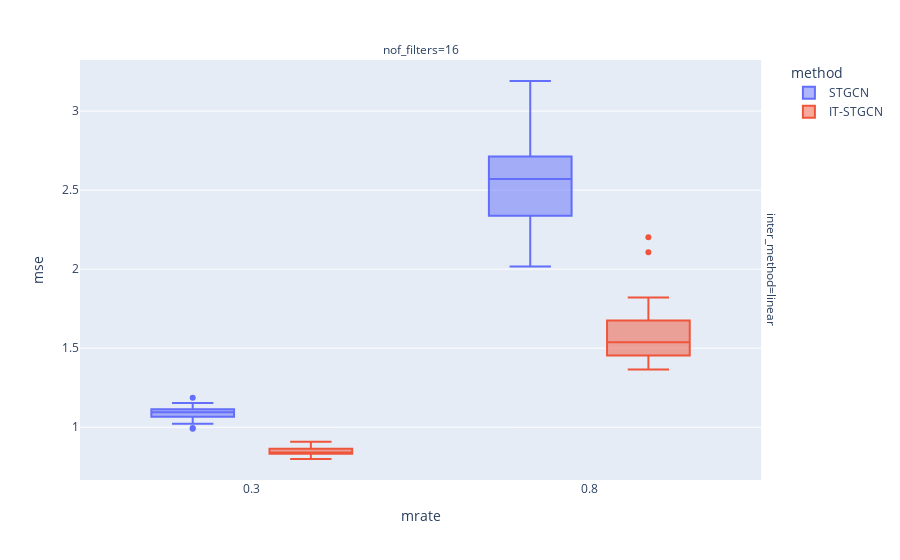

Notebook code cell kept with this figure:
### Markdown cell above
## Random

### Code cell
data.query("method!='GNAR' and mtype =='rand'").plot.box(backend='plotly',x='mrate',color='method',y='mse',facet_col='nof_filters',facet_row='inter_method',height=800)

### Figure 1 — Plotly figure (JSON) as saved in the notebook; plotly's stock layout.template omitted (floating-point values rounded to 4 significant figures)
{"data": [{"alignmentgroup": "True", "hovertemplate": "method=STGCN<br>inter_method=linear<br>nof_filters=16<br>mrate=%{x}<br>mse=%{y}<extra></extra>", "legendgroup": "STGCN", "marker": {"color": "#636efa"}, "name": "STGCN", "notched": false, "offsetgroup": "STGCN", "orientation": "v", "showlegend": true, "type": "box", "x": [0.3, 0.8, 0.3, 0.8, 0.3, 0.8, 0.3, 0.8, 0.3, 0.8, 0.3, 0.8, 0.3, 0.8, 0.3, 0.8, 0.3, 0.8, 0.3, 0.8, 0.3, 0.8, 0.3, 0.8, 0.3, 0.8, 0.3, 0.8, 0.3, 0.8, 0.3, 0.8, 0.3, 0.8, 0.3, 0.8, 0.3, 0.8, 0.3, 0.8, 0.3, 0.8, 0.3, 0.8, 0.3, 0.8, 0.3, 0.8, 0.3, 0.8, 0.3, 0.8, 0.3, 0.8, 0.3, 0.8, 0.3, 0.8, 0.3, 0.8], "x0": " ", "xaxis": "x", "y": [1.187, 2.146, 1.088, 2.708, 1.052, 3.19, 1.124, 2.158, 1.124, 2.552, 1.112, 2.493, 1.105, 2.363, 1.125, 2.017, 1.078, 2.815, 1.07, 2.641, 1.107, 2.722, 1.153, 2.462, 1.071, 2.643, 1.029, 2.162, 0.9906, 2.745, 1.066, 2.702, 1.1, 2.712, 1.127, 2.353, 1.072, 2.621, 1.08, 2.437, 1.023, 2.269, 1.151, 2.613, 1.093, 3.007, 1.046, 2.426, 1.097, 2.75, 1.113, 2.153, 1.113, 2.589, 1.022, 2.338, 1.108, 2.069, 0.9944, 3.011], "y0": " ", "yaxis": "y"}, {"alignmentgroup": "True", "hovertemplate": "method=IT-STGCN<br>inter_method=linear<br>nof_filters=16<br>mrate=%{x}<br>mse=%{y}<extra></extra>", "legendgroup": "IT-STGCN", "marker": {"color": "#EF553B"}, "name": "IT-STGCN", "notched": false, "offsetgroup": "IT-STGCN", "orientation": "v", "showlegend": true, "type": "box", "x": [0.3, 0.8, 0.3, 0.8, 0.3, 0.8, 0.3, 0.8, 0.3, 0.8, 0.3, 0.8, 0.3, 0.8, 0.3, 0.8, 0.3, 0.8, 0.3, 0.8, 0.3, 0.8, 0.3, 0.8, 0.3, 0.8, 0.3, 0.8, 0.3, 0.8, 0.3, 0.8, 0.3, 0.8, 0.3, 0.8, 0.3, 0.8, 0.3, 0.8, 0.3, 0.8, 0.3, 0.8, 0.3, 0.8, 0.3, 0.8, 0.3, 0.8, 0.3, 0.8, 0.3, 0.8, 0.3, 0.8, 0.3, 0.8, 0.3, 0.8], "x0": " ", "xaxis": "x", "y": [0.8896, 1.408, 0.8289, 1.624, 0.8191, 1.74, 0.85, 1.368, 0.829, 1.463, 0.8529, 1.458, 0.9032, 1.715, 0.8337, 1.547, 0.837, 1.518, 0.8559, 1.465, 0.8771, 1.382, 0.8231, 1.534, 0.8331, 1.643, 0.8343, 2.106, 0.9088, 1.541, 0.863, 1.432, 0.8412, 1.741, 0.8345, 1.602, 0.8378, 1.484, 0.8319, 2.202, 0.8033, 1.454, 0.8628, 1.653, 0.7989, 1.485, 0.8637, 1.82, 0.9068, 1.62, 0.8961, 1.439, 0.8138, 1.382, 0.8597, 1.366, 0.9042, 1.676, 0.8319, 1.697], "y0": " ", "yaxis": "y"}], "layout": {"annotations": [{"font": {}, "showarrow": false, "text": "nof_filters=16", "x": 0.49, "xanchor": "center", "xref": "paper", "y": 1, "yanchor": "bottom", "yref": "paper"}, {"font": {}, "showarrow": false, "text": "inter_method=linear", "textangle": 90, "x": 0.98, "xanchor": "left", "xref": "paper", "y": 0.5, "yanchor": "middle", "yref": "paper"}], "autosize": true, "boxmode": "group", "legend": {"title": {"text": "method"}, "tracegroupgap": 0}, "margin": {"t": 60}, "xaxis": {"anchor": "y", "autorange": true, "domain": [0, 0.98], "range": [0.04817, 1.052], "title": {"text": "mrate"}, "type": "linear"}, "yaxis": {"anchor": "x", "autorange": true, "domain": [0, 1], "range": [0.666, 3.323], "title": {"text": "mse"}, "type": "linear"}}}
